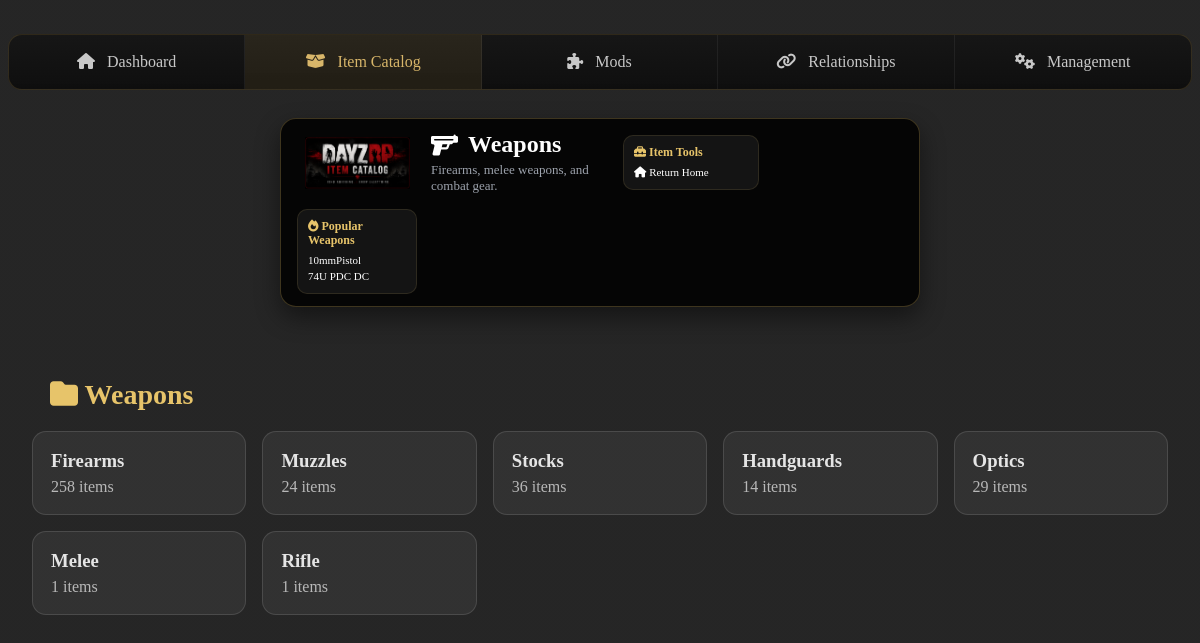
/category/Weapons, run on an earlier commit of the app's database.
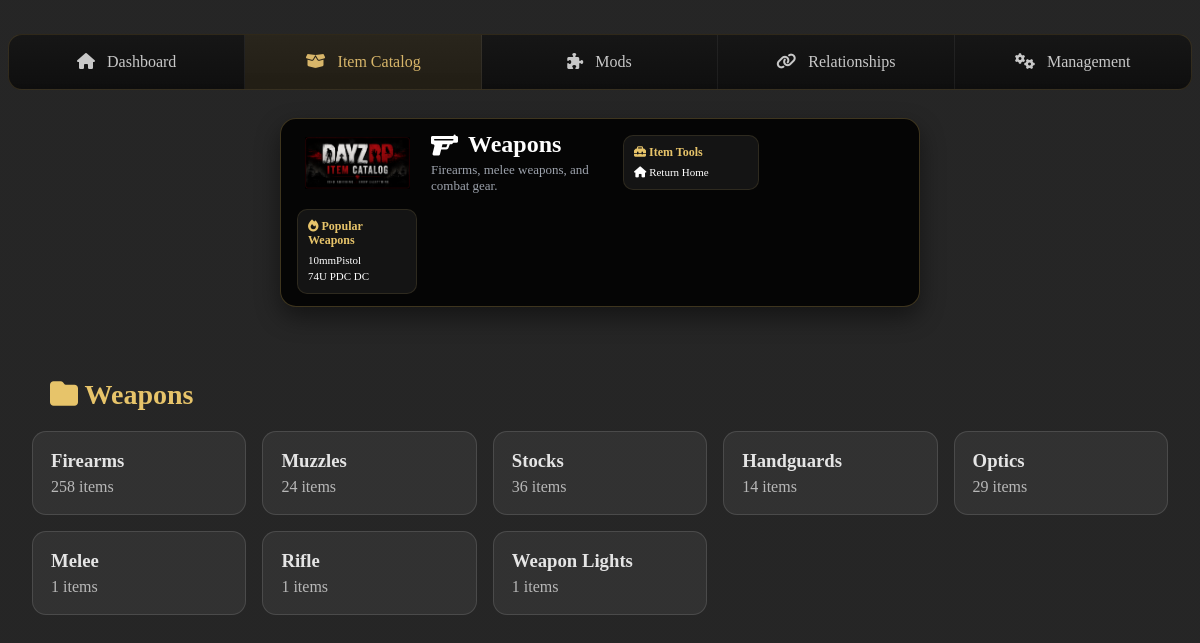
And on a later commit of the database.
### tables this page shows
CREATE TABLE items (
        id INTEGER PRIMARY KEY AUTOINCREMENT,
        classname TEXT UNIQUE NOT NULL,
        display_name TEXT NOT NULL,
        description TEXT,
        category TEXT,
        subcategory TEXT,
        mod_id INTEGER,
        image TEXT, item_type TEXT, platform TEXT, weight INTEGER, size_x INTEGER, size_y INTEGER, spawn_status TEXT,

        FOREIGN KEY (mod_id) REFERENCES mods(id)
    );

### app.py (the view)
@app.route("/category/<category>")
def category_page(category):
    items = get_items_by_category(category)
    grouped_items = defaultdict(list)
    for item in items:
        subcategory = item["subcategory"] or "Other"
        grouped_items[subcategory].append(item)
    category_style = get_category_style(category)
    return render_template(
        "category.html",
        category=category,
        category_style=category_style,
        items=items,
        grouped_items=grouped_items,
        active_page="catalog",
    )

### category_styles.py (called while the page is built)
def get_category_style(category):
    return CATEGORY_STYLES.get(category, DEFAULT_CATEGORY_STYLE)

### database.py (called while the page is built)
def get_connection():
    conn = sqlite3.connect(DB_PATH)
    conn.row_factory = sqlite3.Row
    return conn

def get_items_by_category(category):
    conn = get_connection()
    cursor = conn.cursor()
    cursor.execute("""
        SELECT items.*, mods.name AS mod_name
        FROM items
        LEFT JOIN mods ON items.mod_id = mods.id
        WHERE COALESCE(NULLIF(items.category, ''), 'Uncategorized') = ?
        ORDER BY items.display_name
    """, (category,))
    items = cursor.fetchall()
    conn.close()
    return items

### templates/category.html (shortened to what this page needs)
{% extends "base.html" %}
{% block content %}
{% set banner_title = category %}
{% set banner_subtitle = category_style.subtitle %}
{% set banner_icon = category_style.icon %}
{% set banner_class = category_style.class %}
{% set banner_context_title = "Popular " ~ category %}
{% set banner_context_items = items[:2] %}
{% include "components/application_banner.html" %}
<div class="app-shell">
    <h2 class="category-heading">
        <i class="fa-solid fa-folder"></i>
        {{ category }}
    </h2>
    <div class="subcategory-card-grid">
        {% for subcategory, sub_items in grouped_items.items() %}
            <a class="subcategory-card" href="/category/{{ category }}/{{ subcategory }}">
                <h3>{{ subcategory }}</h3>
                <p>{{ sub_items|length }} items</p>
            </a>
        {% endfor %}
    </div>
</div>
{% endblock %}

### templates/base.html (shortened to what this page needs)
<!DOCTYPE html>
<html>
<head>
    <link rel="stylesheet" href="{{ url_for('static', filename='css/style.css') }}">
    <link rel="stylesheet"
      href="https://cdnjs.cloudflare.com/ajax/libs/font-awesome/6.7.2/css/all.min.css">
</head>
<body>
    {% include "components/main_navigation.html" %}
    <main>
        {% block content %}{% endblock %}
    </main>
</body>
</html>

### templates/components/main_navigation.html
<nav class="dashboard-nav">
    <a href="/" class="{% if active_page == 'dashboard' %}active{% endif %}">
        <i class="fa-solid fa-house"></i>
        Dashboard
    </a>
    <a href="/catalog" class="{% if active_page == 'catalog' %}active{% endif %}">
        <i class="fa-solid fa-box-open"></i>
        Item Catalog
    </a>
    <a href="/mods" class="{% if active_page == 'mods' %}active{% endif %}">
        <i class="fa-solid fa-puzzle-piece"></i>
        Mods
    </a>
    <a href="/relationships" class="{% if active_page == 'relationships' %}active{% endif %}">
        <i class="fa-solid fa-link"></i>
        Relationships
    </a>
    <a href="/management" class="{% if active_page == 'management' %}active{% endif %}">
        <i class="fa-solid fa-gears"></i>
        Management
    </a>
</nav>

### templates/components/application_banner.html (shortened to what this page needs)
<section class="application-banner">
    <a class="banner-logo-link" href="/">
        <img
            src="{{ url_for('static', filename='images/logo/dayzrp-logo.png') }}"
            alt="DayZRP Item Catalog">
    </a>
    <div class="banner-title-block {{ banner_class }}">
        <h1>
            <i class="{{ banner_icon }}"></i>
            {{ banner_title }}
        </h1>
        <p>{{ banner_subtitle }}</p>
    </div>
    <div class="banner-side-panel">
    <div class="banner-mini-section">
        <h3>
            <i class="fa-solid fa-toolbox"></i>
            Item Tools
        </h3>
        {% if item is defined %}
            <button class="banner-action-link" type="button" onclick="copyClassname()">
                <i class="fa-regular fa-copy"></i>
                Copy Classname
            </button>
            <form action="/favorite/{{ item.classname }}" method="post">
                <button class="banner-action-link" type="submit">
                    <i class="fa-solid fa-thumbtack"></i>
                    {% if favorite %}Unpin Item{% else %}Pin Item{% endif %}
                </button>
            </form>
            <button class="banner-action-link" type="button" onclick="toggleReportForm()">
                <i class="fa-solid fa-flag"></i>
                Report Database Issue
            </button>
        {% else %}
            <a href="/">
                <i class="fa-solid fa-house"></i>
                Return Home
            </a>
        {% endif %}
    </div>
</div>
        <div class="banner-mini-section">
            <h3>
                <i class="fa-solid fa-fire"></i>
                {{ banner_context_title }}
            </h3>
            {% if banner_context_items %}
                {% for item in banner_context_items[:2] %}
                    <a href="/item/{{ item.classname }}">
                        {{ item.display_name }}
                    </a>
                {% endfor %}
            {% else %}
                <span class="muted">No data yet</span>
            {% endif %}
        </div>
</section>

### static/css/style.css (style rules this page uses)
* { box-sizing: border-box; }
body { background: linear-gradient(rgba(14,14,14,0.90), rgba(14,14,14,0.90)), url("/static/images/logo/background.png"); background-size: cover; background-position: center; background-attachment: fixed; background-repeat: no-repeat; color: #e5e5e5; }
.app-shell { max-width: 1200px; margin: 0 auto; padding: 18px 24px 36px; }
.dashboard-nav { display:grid; grid-template-columns:repeat(5,1fr); margin:34px 0 28px; border:1px solid rgba(201,162,77,.18); border-radius:14px; overflow:hidden; background: linear-gradient( 180deg, rgba(22,22,22,.96), rgba(14,14,14,.98) ); }
.dashboard-nav a { text-decoration:none; color:#c8c8c8; padding:18px; text-align:center; border-right:1px solid rgba(255,255,255,.06); transition:.18s ease; }
.dashboard-nav a:last-child { border-right:none; }
.dashboard-nav a.active { color:#d8b66a; background:rgba(201,162,77,.10); }
.dashboard-nav i { margin-right:8px; }
.category-heading { max-width:1100px; margin:30px auto 20px; color:#e7c46a; font-size:28px; }
.application-banner { max-width: 640px; margin: 20px auto 24px; padding: 12px 16px; display: grid; grid-template-columns: 120px 1fr 280px; gap: 14px; align-items: center; background: #050505; border: 1px solid rgba(231,196,106,.25); border-radius: 16px; box-shadow: 0 10px 24px rgba(0,0,0,.45); }
.banner-logo-link { display: flex; justify-content: center; align-items: center; }
.banner-logo-link img { width: 105px; height: auto; }
.banner-title-block h1 { margin: 0; font-size: 24px; color: #ffffff; display: flex; align-items: center; gap: 10px; }
.banner-title-block p { margin: 4px 0 0; color: #9da3ad; font-size: 13px; line-height: 1.25; }
.banner-side-panel { display: grid; grid-template-columns: 1fr 1fr; gap: 8px; }
.banner-mini-section { padding: 9px 10px; border-radius: 10px; background: #141414; border: 1px solid rgba(231,196,106,.12); }
.banner-mini-section h3 { margin: 0 0 5px; color: #e7c46a; font-size: 12px; line-height: 1.2; }
.banner-mini-section a { display: block; color: #ffffff; text-decoration: none; font-size: 11px; padding: 2px 0; }
.subcategory-card-grid { display: grid; grid-template-columns: repeat(auto-fill, minmax(180px, 1fr)); gap: 16px; }
.subcategory-card { padding: 18px; border-radius: 14px; background: rgba(255,255,255,0.06); border: 1px solid rgba(255,255,255,0.12); text-decoration: none; color: inherit; }
.subcategory-card h3 { margin: 0 0 6px; }
.subcategory-card p { margin: 0; opacity: 0.75; }

What changed in the data, as far as the page shows it:
now on this page (row edited): items: subcategory "Weapon Lights", sub_items "1", shown under "Weapons"
